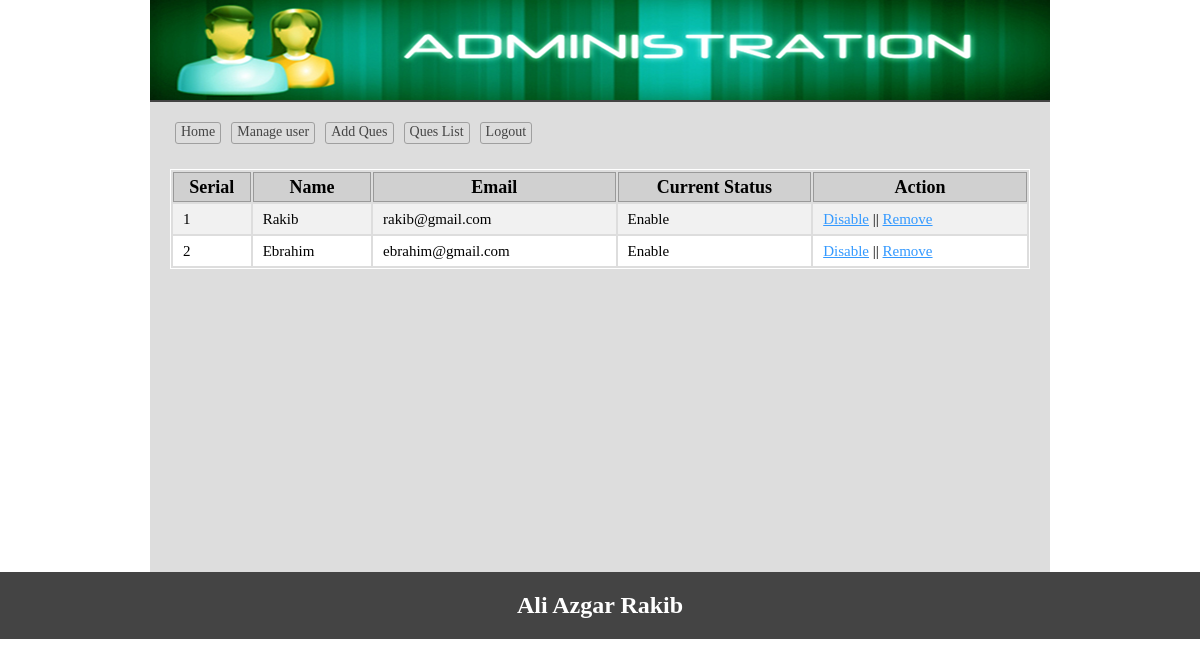
Page /admin/users.php (signed in) on the committed database.
### tables this page shows
CREATE TABLE `users` (
  `id` int(11) NOT NULL,
  `name` varchar(100) NOT NULL,
  `email` varchar(100) NOT NULL,
  `password` varchar(255) NOT NULL,
  `status` int(11) NOT NULL DEFAULT 0
);

### lib/Database.php (called while the page is built, shortened)
<?php
class Database
{
	public $host   = DB_HOST;
	public $user   = DB_USER;
	public $pass   = DB_PASS;
	public $dbname = DB_NAME;
	public $link;
	private function connectDB()
	{
		$this->link = new mysqli($this->host, $this->user, $this->pass, $this->dbname);
	}
	public function select($query)
	{
		$result = $this->link->query($query) or die($this->link->error . __LINE__);
		if ($result->num_rows > 0) {
			return $result;
		} else {
			return false;
		}
	}
}

### classes/User.php (called while the page is built, shortened)
<?php
class User
{
    private $db;
    public function __construct()
    {
        $this->db = new Database();
    }
    public function getUserData()
    {
        $query = "SELECT * FROM users ORDER BY id DESC";
        $result = $this->db->select($query);
        return $result;
    }
}

### admin/users.php (the view, shortened to what this page needs)
<?php
require_once('inc/header.php');
require_once('../classes/User.php');
$user = new User();
$allData = $user->getUserData();
?>
<div>
    <table class='tblone'>
        <tr>
            <th>Serial</th>
            <th>Name</th>
            <th>Email</th>
            <th>Current Status</th>
            <th>Action</th>
        </tr>
        <?php
        $serial = 1;
        foreach ($allData as $userData) {
        ?>
            <tr style="<?= $userData['status'] == 0 ? 'color:red;' : '' ?>">
                <td><?= $serial++ ?></td>
                <td><?= $userData['name'] ?></td>
                <td><?= $userData['email'] ?></td>
                <td><?= $userData['status'] == 0 ? 'Disable' : 'Enable' ?></td>
                <td>
                    <?php if ($userData['status'] == 0) { ?>
                        <a onclick="return confirm('are you sure to enable ?')" href="?enable=<?= $userData['id'] ?>">Enable</a>
                    <?php } else { ?>
                        <a onclick="return confirm('are you sure to disabled ?')" href="?disable=<?= $userData['id'] ?>">Disable</a>
                    <?php } ?>
                    || <a onclick="return confirm('are you sure to delete ?')" href="?rem=<?= $userData['id'] ?>">Remove</a>
                </td>
            </tr>
        <?php } ?>
    </table>
</div>
</div>
<?php include 'inc/footer.php'; ?>

### admin/css/admin.css (style rules this page uses)
* { margin:0;padding:0;outline:none }
body { font-family:verdana }
.tblone { width:100%;border:1px solid #fff;margin:20px 0 }
.tblone td { font-size: 15px; padding: 5px 10px; }
table.tblone th { background-color: #d0d0d0; border: 1px solid #999; }
table.tblone tr:nth-child(2n+1) { background:#fff;height:30px; }
table.tblone tr:nth-child(2n) { background:#f1f1f1;height:30px; }
.tblone td a { color:#3399FF; }

### rows in the picture
users: name "Rakib", email "rakib@gmail.com", status "Enable"
users: name "Ebrahim", email "ebrahim@gmail.com", status "Enable"
